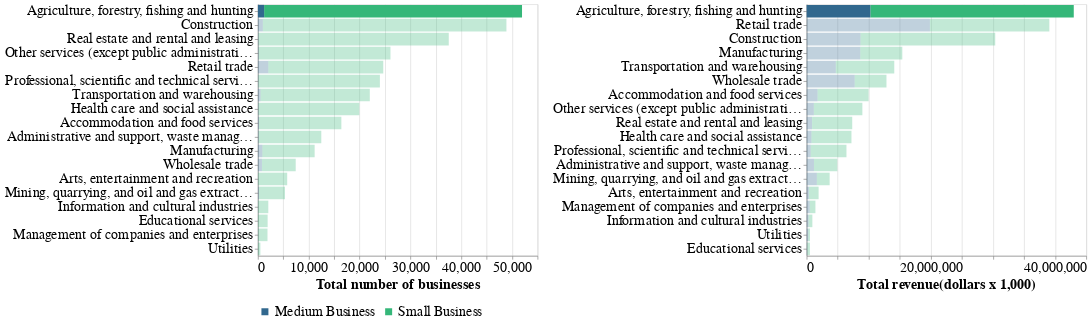

Notebook code cell kept with this figure:
### Code cell
alt.hconcat(count2019, totalRev2019).configure_axis(labelLimit=360, labelFontSize=20, titleFontSize=20).configure_legend(
titleFontSize=20,
labelFontSize=20
)

### Figure 1 — Vega-Lite specification as saved in the notebook (floating-point values rounded to 4 significant figures)
{"config": {"view": {"continuousWidth": 400, "continuousHeight": 300}, "axis": {"labelFontSize": 20, "labelLimit": 360, "titleFontSize": 20}, "legend": {"labelFontSize": 20, "titleFontSize": 20}}, "hconcat": [{"mark": "bar", "encoding": {"color": {"type": "nominal", "field": "Business type", "legend": {"orient": "bottom", "title": null}, "scale": {"scheme": "viridis"}}, "opacity": {"condition": {"value": 1.0, "test": "(datum['North American Industry Classification System, NAICS'] === 'Agriculture, forestry, fishing and hunting')"}, "value": 0.3}, "x": {"type": "quantitative", "field": "Total number of businesses", "title": "Total number of businesses"}, "y": {"type": "ordinal", "field": "North American Industry Classification System, NAICS", "sort": "-x", "title": ""}}}, {"mark": "bar", "encoding": {"color": {"type": "nominal", "field": "Business type", "legend": {"orient": "bottom", "title": null}, "scale": {"scheme": "inferno"}}, "opacity": {"condition": {"value": 1.0, "test": "(datum['North American Industry Classification System, NAICS'] === 'Agriculture, forestry, fishing and hunting')"}, "value": 0.3}, "x": {"type": "quantitative", "field": "Total revenue", "title": "Total revenue(dollars x 1,000)"}, "y": {"type": "nominal", "field": "North American Industry Classification System, NAICS", "sort": "-x", "title": ""}}}], "data": {"name": "data-3d74634cce607c8e75c706fc66a16074"}, "$schema": "https://vega.github.io/schema/vega-lite/v4.8.1.json", "datasets": {"data-3d74634cce607c8e75c706fc66a16074": [{"North American Industry Classification System, NAICS - code": "11", "North American Industry Classification System, NAICS": "Agriculture, forestry, fishing and hunting", "Reference year": 2019.0, "Total number of businesses": 50730.0, "Average revenue": 645.3, "Average expenses": 735.1, "Net Profit/Loss": -89.8, "Sales of goods and services ( percent of total revenue)": null, "Gross margin (%)": 95.5, "Cost of sales (direct expenses) (%)": 4.5, "Operating expenses (indirect expenses) (%)": 109.4, "Business type": "Small Business", "Total revenue": 32740000.0, "Total expenses": 37290000.0}, {"North American Industry Classification System, NAICS - code": "21", "North American Industry Classification System, NAICS": "Mining, quarrying, and oil and gas extraction", "Reference year": 2019.0, "Total number of businesses": 5153.0, "Average revenue": 400.4, "Average expenses": 365.3, "Net Profit/Loss": 35.1, "Sales of goods and services ( percent of total revenue)": null, "Gross margin (%)": 81.9, "Cost of sales (direct expenses) (%)": 18.1, "Operating expenses (indirect expenses) (%)": 73.1, "Business type": "Small Business", "Total revenue": 2063000.0, "Total expenses": 1882000.0}, {"North American Industry Classification System, NAICS - code": "22", "North American Industry Classification System, NAICS": "Utilities", "Reference year": 2019.0, "Total number of businesses": 453.0, "Average revenue": 606.7, "Average expenses": 520.8, "Net Profit/Loss": 85.9, "Sales of goods and services ( percent of total revenue)": null, "Gross margin (%)": 72.9, "Cost of sales (direct expenses) (%)": 27.1, "Operating expenses (indirect expenses) (%)": 58.8, "Business type": "Small Business", "Total revenue": 274800.0, "Total expenses": 235900.0}, {"North American Industry Classification System, NAICS - code": "23", "North American Industry Classification System, NAICS": "Construction", "Reference year": 2019.0, "Total number of businesses": 47920.0, "Average revenue": 452.7, "Average expenses": 404.3, "Net Profit/Loss": 48.4, "Sales of goods and services ( percent of total revenue)": null, "Gross margin (%)": 48.1, "Cost of sales (direct expenses) (%)": 51.9, "Operating expenses (indirect expenses) (%)": 37.4, "Business type": "Small Business", "Total revenue": 21690000.0, "Total expenses": 19370000.0}, {"North American Industry Classification System, NAICS - code": "31-33", "North American Industry Classification System, NAICS": "Manufacturing", "Reference year": 2019.0, "Total number of businesses": 10290.0, "Average revenue": 658.0, "Average expenses": 616.0, "Net Profit/Loss": 42.0, "Sales of goods and services ( percent of total revenue)": null, "Gross margin (%)": 41.6, "Cost of sales (direct expenses) (%)": 58.4, "Operating expenses (indirect expenses) (%)": 35.2, "Business type": "Small Business", "Total revenue": 6770000.0, "Total expenses": 6337000.0}, {"North American Industry Classification System, NAICS - code": "41", "North American Industry Classification System, NAICS": "Wholesale trade", "Reference year": 2019.0, "Total number of businesses": 6647.0, "Average revenue": 772.1, "Average expenses": 729.5, "Net Profit/Loss": 42.5, "Sales of goods and services ( percent of total revenue)": null, "Gross margin (%)": 38.1, "Cost of sales (direct expenses) (%)": 61.9, "Operating expenses (indirect expenses) (%)": 32.6, "Business type": "Small Business", "Total revenue": 5132000.0, "Total expenses": 4849000.0}, {"North American Industry Classification System, NAICS - code": "44-45", "North American Industry Classification System, NAICS": "Retail trade", "Reference year": 2019.0, "Total number of businesses": 22620.0, "Average revenue": 849.9, "Average expenses": 814.6, "Net Profit/Loss": 35.4, "Sales of goods and services ( percent of total revenue)": null, "Gross margin (%)": 30.0, "Cost of sales (direct expenses) (%)": 70.0, "Operating expenses (indirect expenses) (%)": 25.8, "Business type": "Small Business", "Total revenue": 19220000.0, "Total expenses": 18430000.0}, {"North American Industry Classification System, NAICS - code": "48-49", "North American Industry Classification System, NAICS": "Transportation and warehousing", "Reference year": 2019.0, "Total number of businesses": 21500.0, "Average revenue": 437.9, "Average expenses": 388.5, "Net Profit/Loss": 49.4, "Sales of goods and services ( percent of total revenue)": null, "Gross margin (%)": 82.6, "Cost of sales (direct expenses) (%)": 17.4, "Operating expenses (indirect expenses) (%)": 71.3, "Business type": "Small Business", "Total revenue": 9415000.0, "Total expenses": 8353000.0}, {"North American Industry Classification System, NAICS - code": "51", "North American Industry Classification System, NAICS": "Information and cultural industries", "Reference year": 2019.0, "Total number of businesses": 2009.0, "Average revenue": 308.0, "Average expenses": 262.7, "Net Profit/Loss": 45.3, "Sales of goods and services ( percent of total revenue)": null, "Gross margin (%)": 71.3, "Cost of sales (direct expenses) (%)": 28.7, "Operating expenses (indirect expenses) (%)": 56.6, "Business type": "Small Business", "Total revenue": 618800.0, "Total expenses": 527800.0}, {"North American Industry Classification System, NAICS - code": "53", "North American Industry Classification System, NAICS": "Real estate and rental and leasing", "Reference year": 2019.0, "Total number of businesses": 37440.0, "Average revenue": 172.8, "Average expenses": 129.4, "Net Profit/Loss": 43.3, "Sales of goods and services ( percent of total revenue)": null, "Gross margin (%)": 92.7, "Cost of sales (direct expenses) (%)": 7.3, "Operating expenses (indirect expenses) (%)": 67.6, "Business type": "Small Business", "Total revenue": 6469000.0, "Total expenses": 4844000.0}, {"North American Industry Classification System, NAICS - code": "54", "North American Industry Classification System, NAICS": "Professional, scientific and technical services", "Reference year": 2019.0, "Total number of businesses": 23910.0, "Average revenue": 240.8, "Average expenses": 170.4, "Net Profit/Loss": 70.4, "Sales of goods and services ( percent of total revenue)": null, "Gross margin (%)": 84.1, "Cost of sales (direct expenses) (%)": 15.9, "Operating expenses (indirect expenses) (%)": 54.9, "Business type": "Small Business", "Total revenue": 5757000.0, "Total expenses": 4074000.0}, {"North American Industry Classification System, NAICS - code": "55", "North American Industry Classification System, NAICS": "Management of companies and enterprises", "Reference year": 2019.0, "Total number of businesses": 1836.0, "Average revenue": 501.4, "Average expenses": 221.1, "Net Profit/Loss": 280.3, "Sales of goods and services ( percent of total revenue)": null, "Gross margin (%)": 94.9, "Cost of sales (direct expenses) (%)": 5.1, "Operating expenses (indirect expenses) (%)": 39.0, "Business type": "Small Business", "Total revenue": 920600.0, "Total expenses": 405900.0}, {"North American Industry Classification System, NAICS - code": "56", "North American Industry Classification System, NAICS": "Administrative and support, waste management and remediation services", "Reference year": 2019.0, "Total number of businesses": 12330.0, "Average revenue": 304.9, "Average expenses": 250.6, "Net Profit/Loss": 54.3, "Sales of goods and services ( percent of total revenue)": null, "Gross margin (%)": 71.7, "Cost of sales (direct expenses) (%)": 28.3, "Operating expenses (indirect expenses) (%)": 53.9, "Business type": "Small Business", "Total revenue": 3759000.0, "Total expenses": 3089000.0}, {"North American Industry Classification System, NAICS - code": "61", "North American Industry Classification System, NAICS": "Educational services", "Reference year": 2019.0, "Total number of businesses": 1898.0, "Average revenue": 224.4, "Average expenses": 183.5, "Net Profit/Loss": 40.9, "Sales of goods and services ( percent of total revenue)": null, "Gross margin (%)": 85.9, "Cost of sales (direct expenses) (%)": 14.1, "Operating expenses (indirect expenses) (%)": 67.7, "Business type": "Small Business", "Total revenue": 425900.0, "Total expenses": 348300.0}, {"North American Industry Classification System, NAICS - code": "62", "North American Industry Classification System, NAICS": "Health care and social assistance", "Reference year": 2019.0, "Total number of businesses": 19860.0, "Average revenue": 324.5, "Average expenses": 216.3, "Net Profit/Loss": 108.2, "Sales of goods and services ( percent of total revenue)": null, "Gross margin (%)": 94.0, "Cost of sales (direct expenses) (%)": 6.0, "Operating expenses (indirect expenses) (%)": 60.6, "Business type": "Small Business", "Total revenue": 6444000.0, "Total expenses": 4296000.0}, {"North American Industry Classification System, NAICS - code": "71", "North American Industry Classification System, NAICS": "Arts, entertainment and recreation", "Reference year": 2019.0, "Total number of businesses": 5717.0, "Average revenue": 272.4, "Average expenses": 249.5, "Net Profit/Loss": 22.9, "Sales of goods and services ( percent of total revenue)": null, "Gross margin (%)": 76.9, "Cost of sales (direct expenses) (%)": 23.1, "Operating expenses (indirect expenses) (%)": 68.5, "Business type": "Small Business", "Total revenue": 1557000.0, "Total expenses": 1426000.0}, {"North American Industry Classification System, NAICS - code": "72", "North American Industry Classification System, NAICS": "Accommodation and food services", "Reference year": 2019.0, "Total number of businesses": 16210.0, "Average revenue": 507.3, "Average expenses": 475.9, "Net Profit/Loss": 31.4, "Sales of goods and services ( percent of total revenue)": null, "Gross margin (%)": 63.0, "Cost of sales (direct expenses) (%)": 37.0, "Operating expenses (indirect expenses) (%)": 56.8, "Business type": "Small Business", "Total revenue": 8222000.0, "Total expenses": 7713000.0}, {"North American Industry Classification System, NAICS - code": "81", "North American Industry Classification System, NAICS": "Other services (except public administration)", "Reference year": 2019.0, "Total number of businesses": 25940.0, "Average revenue": 301.6, "Average expenses": 264.8, "Net Profit/Loss": 36.8, "Sales of goods and services ( percent of total revenue)": null, "Gross margin (%)": 61.3, "Cost of sales (direct expenses) (%)": 38.7, "Operating expenses (indirect expenses) (%)": 49.1, "Business type": "Small Business", "Total revenue": 7824000.0, "Total expenses": 6869000.0}, {"North American Industry Classification System, NAICS - code": "11", "North American Industry Classification System, NAICS": "Agriculture, forestry, fishing and hunting", "Reference year": 2019.0, "Total number of businesses": 1216.0, "Average revenue": 8432.0, "Average expenses": 9495.0, "Net Profit/Loss": -1063.0, "Sales of goods and services ( percent of total revenue)": 91.5, "Gross margin (%)": 82.5, "Cost of sales (direct expenses) (%)": 16.0, "Operating expenses (indirect expenses) (%)": 96.6, "Business type": "Medium Business", "Total revenue": 10250000.0, "Total expenses": 11550000.0}, {"North American Industry Classification System, NAICS - code": "21", "North American Industry Classification System, NAICS": "Mining, quarrying, and oil and gas extraction", "Reference year": 2019.0, "Total number of businesses": 175.0, "Average revenue": 9371.0, "Average expenses": 8367.0, "Net Profit/Loss": 1004.0, "Sales of goods and services ( percent of total revenue)": 96.9, "Gross margin (%)": 57.6, "Cost of sales (direct expenses) (%)": 41.1, "Operating expenses (indirect expenses) (%)": 48.2, "Business type": "Medium Business", "Total revenue": 1640000.0, "Total expenses": 1464000.0}, {"North American Industry Classification System, NAICS - code": "22", "North American Industry Classification System, NAICS": "Utilities", "Reference year": 2019.0, "Total number of businesses": 27.0, "Average revenue": 9614.0, "Average expenses": 8950.0, "Net Profit/Loss": 664.4, "Sales of goods and services ( percent of total revenue)": 95.6, "Gross margin (%)": 47.7, "Cost of sales (direct expenses) (%)": 50.0, "Operating expenses (indirect expenses) (%)": 43.1, "Business type": "Medium Business", "Total revenue": 259600.0, "Total expenses": 241700.0}, {"North American Industry Classification System, NAICS - code": "23", "North American Industry Classification System, NAICS": "Construction", "Reference year": 2019.0, "Total number of businesses": 962.0, "Average revenue": 9003.0, "Average expenses": 8199.0, "Net Profit/Loss": 803.7, "Sales of goods and services ( percent of total revenue)": 98.6, "Gross margin (%)": 32.8, "Cost of sales (direct expenses) (%)": 66.3, "Operating expenses (indirect expenses) (%)": 24.8, "Business type": "Medium Business", "Total revenue": 8661000.0, "Total expenses": 7888000.0}, {"North American Industry Classification System, NAICS - code": "31-33", "North American Industry Classification System, NAICS": "Manufacturing", "Reference year": 2019.0, "Total number of businesses": 867.0, "Average revenue": 9949.0, "Average expenses": 9421.0, "Net Profit/Loss": 527.9, "Sales of goods and services ( percent of total revenue)": 98.8, "Gross margin (%)": 26.8, "Cost of sales (direct expenses) (%)": 72.3, "Operating expenses (indirect expenses) (%)": 22.4, "Business type": "Medium Business", "Total revenue": 8626000.0, "Total expenses": 8168000.0}, {"North American Industry Classification System, NAICS - code": "41", "North American Industry Classification System, NAICS": "Wholesale trade", "Reference year": 2019.0, "Total number of businesses": 784.0, "Average revenue": 9842.0, "Average expenses": 9562.0, "Net Profit/Loss": 280.4, "Sales of goods and services ( percent of total revenue)": 98.7, "Gross margin (%)": 20.8, "Cost of sales (direct expenses) (%)": 78.2, "Operating expenses (indirect expenses) (%)": 19.0, "Business type": "Medium Business", "Total revenue": 7716000.0, "Total expenses": 7496000.0}, {"North American Industry Classification System, NAICS - code": "44-45", "North American Industry Classification System, NAICS": "Retail trade", "Reference year": 2019.0, "Total number of businesses": 2035.0, "Average revenue": 9747.0, "Average expenses": 9514.0, "Net Profit/Loss": 232.6, "Sales of goods and services ( percent of total revenue)": 98.4, "Gross margin (%)": 20.5, "Cost of sales (direct expenses) (%)": 78.2, "Operating expenses (indirect expenses) (%)": 19.4, "Business type": "Medium Business", "Total revenue": 19830000.0, "Total expenses": 19360000.0}, {"North American Industry Classification System, NAICS - code": "48-49", "North American Industry Classification System, NAICS": "Transportation and warehousing", "Reference year": 2019.0, "Total number of businesses": 507.0, "Average revenue": 9249.0, "Average expenses": 8155.0, "Net Profit/Loss": 1094.0, "Sales of goods and services ( percent of total revenue)": 98.0, "Gross margin (%)": 63.5, "Cost of sales (direct expenses) (%)": 35.8, "Operating expenses (indirect expenses) (%)": 52.4, "Business type": "Medium Business", "Total revenue": 4689000.0, "Total expenses": 4135000.0}, {"North American Industry Classification System, NAICS - code": "51", "North American Industry Classification System, NAICS": "Information and cultural industries", "Reference year": 2019.0, "Total number of businesses": 32.0, "Average revenue": 9369.0, "Average expenses": 7721.0, "Net Profit/Loss": 1648.0, "Sales of goods and services ( percent of total revenue)": 88.1, "Gross margin (%)": 79.5, "Cost of sales (direct expenses) (%)": 18.1, "Operating expenses (indirect expenses) (%)": 64.3, "Business type": "Medium Business", "Total revenue": 299800.0, "Total expenses": 247100.0}, {"North American Industry Classification System, NAICS - code": "53", "North American Industry Classification System, NAICS": "Real estate and rental and leasing", "Reference year": 2019.0, "Total number of businesses": 100.0, "Average revenue": 8662.0, "Average expenses": 6883.0, "Net Profit/Loss": 1780.0, "Sales of goods and services ( percent of total revenue)": 65.4, "Gross margin (%)": 63.2, "Cost of sales (direct expenses) (%)": 24.1, "Operating expenses (indirect expenses) (%)": 55.4, "Business type": "Medium Business", "Total revenue": 866200.0, "Total expenses": 688300.0}, {"North American Industry Classification System, NAICS - code": "54", "North American Industry Classification System, NAICS": "Professional, scientific and technical services", "Reference year": 2019.0, "Total number of businesses": 81.0, "Average revenue": 8034.0, "Average expenses": 6577.0, "Net Profit/Loss": 1457.0, "Sales of goods and services ( percent of total revenue)": 98.5, "Gross margin (%)": 64.6, "Cost of sales (direct expenses) (%)": 34.8, "Operating expenses (indirect expenses) (%)": 47.0, "Business type": "Medium Business", "Total revenue": 650800.0, "Total expenses": 532800.0}, {"North American Industry Classification System, NAICS - code": "55", "North American Industry Classification System, NAICS": "Management of companies and enterprises", "Reference year": 2019.0, "Total number of businesses": 47.0, "Average revenue": 10520.0, "Average expenses": 4287.0, "Net Profit/Loss": 6234.0, "Sales of goods and services ( percent of total revenue)": 39.6, "Gross margin (%)": 63.2, "Cost of sales (direct expenses) (%)": 14.6, "Operating expenses (indirect expenses) (%)": 26.2, "Business type": "Medium Business", "Total revenue": 494500.0, "Total expenses": 201500.0}, {"North American Industry Classification System, NAICS - code": "56", "North American Industry Classification System, NAICS": "Administrative and support, waste management and remediation services", "Reference year": 2019.0, "Total number of businesses": 135.0, "Average revenue": 8718.0, "Average expenses": 7843.0, "Net Profit/Loss": 874.4, "Sales of goods and services ( percent of total revenue)": 91.4, "Gross margin (%)": 57.2, "Cost of sales (direct expenses) (%)": 39.1, "Operating expenses (indirect expenses) (%)": 50.9, "Business type": "Medium Business", "Total revenue": 1177000.0, "Total expenses": 1059000.0}, {"North American Industry Classification System, NAICS - code": "61", "North American Industry Classification System, NAICS": "Educational services", "Reference year": 2019.0, "Total number of businesses": 14.0, "Average revenue": 7173.0, "Average expenses": 6482.0, "Net Profit/Loss": 691.0, "Sales of goods and services ( percent of total revenue)": 45.8, "Gross margin (%)": 97.3, "Cost of sales (direct expenses) (%)": 1.2, "Operating expenses (indirect expenses) (%)": 89.1, "Business type": "Medium Business", "Total revenue": 100400.0, "Total expenses": 90750.0}, {"North American Industry Classification System, NAICS - code": "62", "North American Industry Classification System, NAICS": "Health care and social assistance", "Reference year": 2019.0, "Total number of businesses": 88.0, "Average revenue": 8722.0, "Average expenses": 8094.0, "Net Profit/Loss": 628.1, "Sales of goods and services ( percent of total revenue)": 67.6, "Gross margin (%)": 83.0, "Cost of sales (direct expenses) (%)": 11.5, "Operating expenses (indirect expenses) (%)": 81.3, "Business type": "Medium Business", "Total revenue": 767500.0, "Total expenses": 712200.0}, {"North American Industry Classification System, NAICS - code": "71", "North American Industry Classification System, NAICS": "Arts, entertainment and recreation", "Reference year": 2019.0, "Total number of businesses": 41.0, "Average revenue": 8953.0, "Average expenses": 8135.0, "Net Profit/Loss": 818.4, "Sales of goods and services ( percent of total revenue)": 75.0, "Gross margin (%)": 57.1, "Cost of sales (direct expenses) (%)": 32.2, "Operating expenses (indirect expenses) (%)": 58.7, "Business type": "Medium Business", "Total revenue": 367100.0, "Total expenses": 333500.0}, {"North American Industry Classification System, NAICS - code": "72", "North American Industry Classification System, NAICS": "Accommodation and food services", "Reference year": 2019.0, "Total number of businesses": 203.0, "Average revenue": 8599.0, "Average expenses": 8085.0, "Net Profit/Loss": 514.2, "Sales of goods and services ( percent of total revenue)": 97.6, "Gross margin (%)": 55.3, "Cost of sales (direct expenses) (%)": 43.6, "Operating expenses (indirect expenses) (%)": 50.4, "Business type": "Medium Business", "Total revenue": 1746000.0, "Total expenses": 1641000.0}, {"North American Industry Classification System, NAICS - code": "81", "North American Industry Classification System, NAICS": "Other services (except public administration)", "Reference year": 2019.0, "Total number of businesses": 132.0, "Average revenue": 8666.0, "Average expenses": 7646.0, "Net Profit/Loss": 1020.0, "Sales of goods and services ( percent of total revenue)": 86.7, "Gross margin (%)": 40.8, "Cost of sales (direct expenses) (%)": 51.4, "Operating expenses (indirect expenses) (%)": 36.9, "Business type": "Medium Business", "Total revenue": 1144000.0, "Total expenses": 1009000.0}]}}
